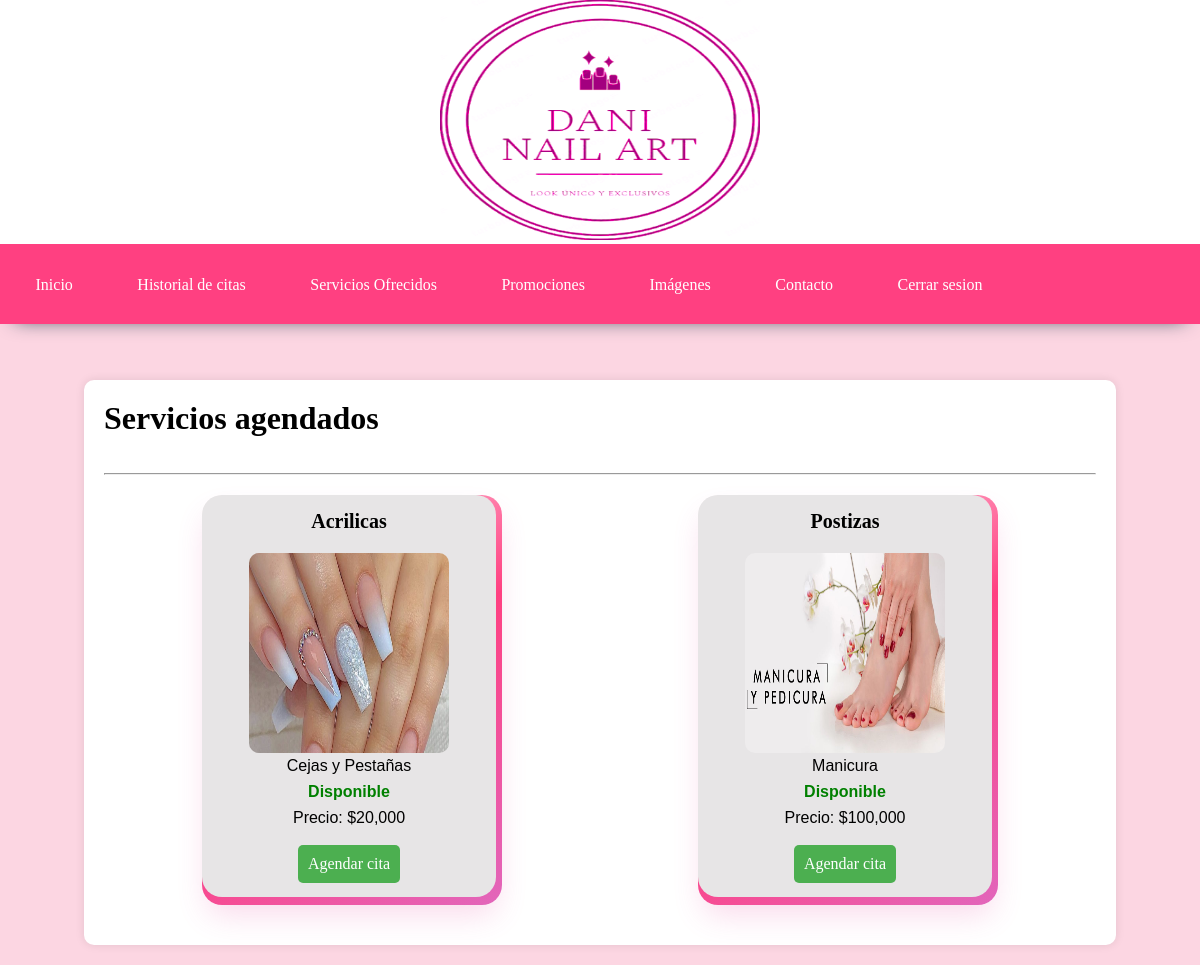
Page /servicio_cliente/ on the committed database.
### DANI_NAIL_ART/models.py (models this page shows, shortened)
class Servicio(models.Model):
    nombre = models.CharField(max_length=100)
    descripcion = models.CharField(max_length=100)
    disponibilidad = models.BooleanField()
    precio = models.DecimalField(max_digits=10, decimal_places=3, validators=[MinValueValidator(0)])
    imagen = models.ImageField(default='default_image.jpg')

### DANI_NAIL_ART/views.py (the view)
# urls.py: path('servicio_cliente/', views.servicio_cliente, name='servicio_cliente'),
def servicio_cliente(request):
    servicio = Servicio.objects.all()
    return render(request, 'Servicios/Servicios_cliente.html', {
        'servicio':servicio,
    })

### DANI_NAIL_ART/templates/Servicios/Servicios_cliente.html (shortened to what this page needs)
<!DOCTYPE html>
<html lang="es">
<head>
</head>
<body>
    {% extends 'layouts/base_usuario.html' %}
    {% load static %}
    {% block content %}
    <br><br>
    <div class="contenedor">
        <h1>Servicios agendados</h1>
        <br>
        <br>
        <hr>
        <div class="contenedor-servicios">
            {% for servicio in servicio %}
            <div class="card">
                <div class="card__content">
                    {% if servicio.imagen %}
                        <h2>{{ servicio.nombre }}</h2>
                        <img class="imagen-servicio" src="{{ servicio.imagen.url }}" alt="{{ servicio.nombre }} imagen" onclick="mostrarImagen('{{ servicio.imagen.url }}')" >
                        <p>{{ servicio.descripcion }}</p>
                        {% endif %}
                        {% if servicio.disponibilidad %}
                        <p class="disponible">Disponible</p>
                        {% else %}
                        <p class="no-disponible">No disponible</p>
                        {% endif %}
                        <p>Precio: ${{ servicio.precio }}</p>
                        <a href="{% url 'crear_cita' %}?nombre_servicio={{ servicio.nombre }}&descripcion_servicio={{ servicio.descripcion }}&precio_servicio={{ servicio.precio }}" class="boton-Agendar" {% if not servicio.disponibilidad %}style="display: none;"{% endif %}>Agendar cita</a>
                </div>
            </div>
            {% endfor %}
        </div>
    </div>
    {% endblock %}

### DANI_NAIL_ART/templates/layouts/base_usuario.html (style rules this page uses)
* { padding: 0; margin: 0; box-sizing: border-box; }
body { background-color: #fcd6e2; }

### DANI_NAIL_ART/templates/Servicios/Servicios_cliente.html (style rules this page uses)
.contenedor { width: 86%; margin: 20px auto; background-color: #fff; padding: 20px; border-radius: 10px; box-shadow: 0 0 10px rgba(0, 0, 0, 0.1); }
.contenedor-servicios { display: flex; flex-wrap: wrap; justify-content: space-around; }
.card { width: 300px; height: 410px; border-radius: 20px; margin: 20px; box-shadow: rgba(231, 77, 162, 0.2) 0 15px 30px -5px; background-image: linear-gradient(144deg, #ffffff, #ff4081 50%, #e266bb); position: relative; }
.card__content { background: rgb(231, 229, 230); border-radius: 20px; width: 98%; height: 98%; padding: 15px; text-align: center; }
.imagen-servicio { border-radius: 10px; margin-top: 10px; width: 200px; height: 200px; cursor: pointer; }
p { color: #000000; font-family: 'Arial', sans-serif; font-size: 16px; margin-bottom: 8px; }
h2 { font-size: 20px; margin-bottom: 10px; }
.disponible { color: green; font-weight: bold; }
.boton-Agendar { background-color: #4CAF50; color: white; padding: 10px; text-align: center; text-decoration: none; display: inline-block; font-size: 16px; border-radius: 5px; margin-top: 10px; cursor: pointer; }

### rows in the picture
Servicio: nombre "Acrilicas", imagen (picture), descripcion "Cejas y Pestañas", disponibilidad "Disponible", precio "20,000"
Servicio: nombre "Postizas", imagen (picture), descripcion "Manicura", disponibilidad "Disponible", precio "100,000"
